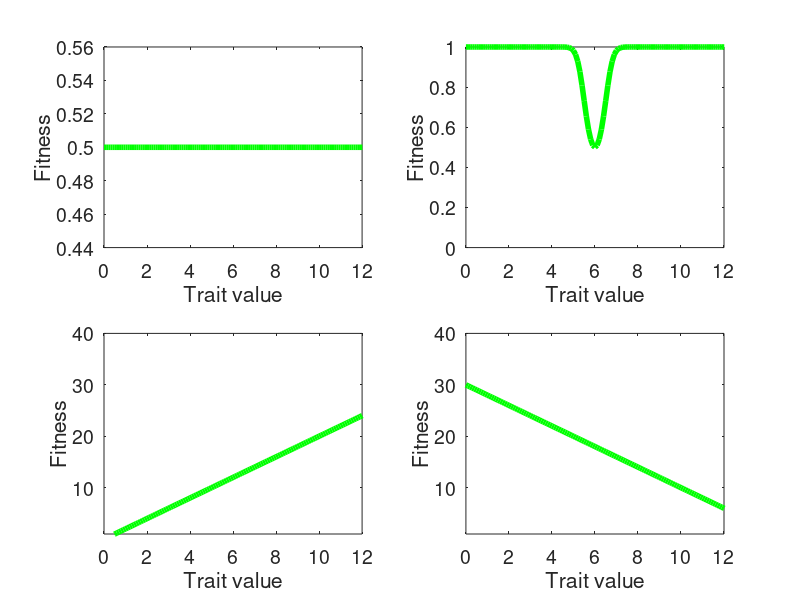

The MATLAB source for this figure:
%===================================================
%Eco-evolutionary networks
%@Carlos Melian

%=================GOAL=================================================================================
%Illustation initial trait and fitness distributions for one resource and one consumer
%Concepts: Matching trait -- Interaction strength -- Frequency-dependent selection -- Stabilizing selection
%======================================================================================================

%Trait distribution resource========================================================
for s = 5;
                Zr = -1.5*s:1e-1:1.5*s;%Tuning s to change initial abundance and std
                mu = 0;
                ZrB = normpdf(Zr, mu, s);%Frequency each phenotype
                %----type help normpdf ------
                Zr = Zr + abs(min(Zr));%Move everything to positive trait values
end
%===================================================================================

%Trait distribution consumer========================================================
for s = 4;
                Zc = -1.5*s:1e-1:1.5*s;%Tuning s to change initial abundance and std
                ZrC = normpdf(Zc, mu, s);%Frequency each phenotype
                %----type help normpdf ------
                Zc = Zc + abs(min(Zc));%Move everything to the right to positive trait values
end
%==================================================================================

%=========W function of trait value ==================================
neutral = 0;
for pB = 1:length(Zr);
WBN(pB,2) = 1/(1 + exp(-neutral*(Zr(1,pB) - mean(Zc))^2));
WBN(pB,1) = Zr(1,pB);
end

Zoneutral = mean(WBN(:,1));
COVoneutral = cov(WBN(:,1),WBN(:,2));

subplot(2,2,1)
hr1 = plot(WBN(:,1),WBN(:,2),'g',"markersize", 12);%Visualize
%a =unifrnd(0,1);
%b =unifrnd(0,1);
%c =unifrnd(0,1);
%set(hr1,'color',[a b c]);
set(hr1,'LineWidth',4);
%title('Resource',"fontsize",10)
xlabel('Trait value',"fontsize",14)
ylabel('Fitness',"fontsize",14)
set(gca,'fontsize',14);
axis([0 12 0.44 0.56])
%===================

%resource: mean min fitness
gamma = 4;
for pB = 1:length(Zr);
WB(pB,2) = 1/(1 + exp(-gamma*(Zr(1,pB) - mean(Zc))^2));
WB(pB,1) = Zr(1,pB);
end
subplot(2,2,2)
hr1 = plot(WB(:,1),WB(:,2),'g',"markersize", 12);%Visualize
%a =unifrnd(0,1);
%b =unifrnd(0,1);
%c =unifrnd(0,1);
%set(hr1,'color',[a b c]);
set(hr1,'LineWidth',4);
%title('Resource',"fontsize",10)
xlabel('Trait value',"fontsize",14)
ylabel('Fitness',"fontsize",14)
set(gca,'fontsize',14);
axis([0 12 0 1])
%===================
Zofds = mean(WB(:,1));
COVofds = cov(WB(:,1),WB(:,2));

%resource:  max trait value max fitness
a = 2;
for pB = 1:length(Zr);
WB(pB,2) = a *(Zr(1,pB));
WB(pB,1) = Zr(1,pB);
end
subplot(2,2,3)
hr1 = plot(WB(:,1),WB(:,2),'g',"markersize", 12);%Visualize
%a =unifrnd(0,1);
%b =unifrnd(0,1);
%c =unifrnd(0,1);
%set(hr1,'color',[a b c]);
set(hr1,'LineWidth',4);
%title('Resource',"fontsize",10)
xlabel('Trait value',"fontsize",14)
ylabel('Fitness',"fontsize",14)
set(gca,'fontsize',14);
axis([0 12 1 40])
%===================
Zodirectional = mean(WB(:,1));
COVodirectional = cov(WB(:,1),WB(:,2));

%resource:  min trait value max fitness
a = 2;
for pB = 1:length(Zr);
WB(pB,2) = a*(max(Zr(1,:)) - (Zr(1,pB)));
WB(pB,1) = Zr(1,pB);
end
subplot(2,2,4)
hr1 = plot(WB(:,1),WB(:,2),'g',"markersize", 12);%Visualize
%a =unifrnd(0,1);
%b =unifrnd(0,1);
%c =unifrnd(0,1);
%set(hr1,'color',[a b c]);
set(hr1,'LineWidth',4);
%title('Resource',"fontsize",10)
xlabel('Trait value',"fontsize",14)
ylabel('Fitness',"fontsize",14)
set(gca,'fontsize',14);
axis([0 12 1 40])
%===================
Zodirectionalmin = mean(WB(:,1));
COVodirectionalmin = cov(WB(:,1),WB(:,2));





